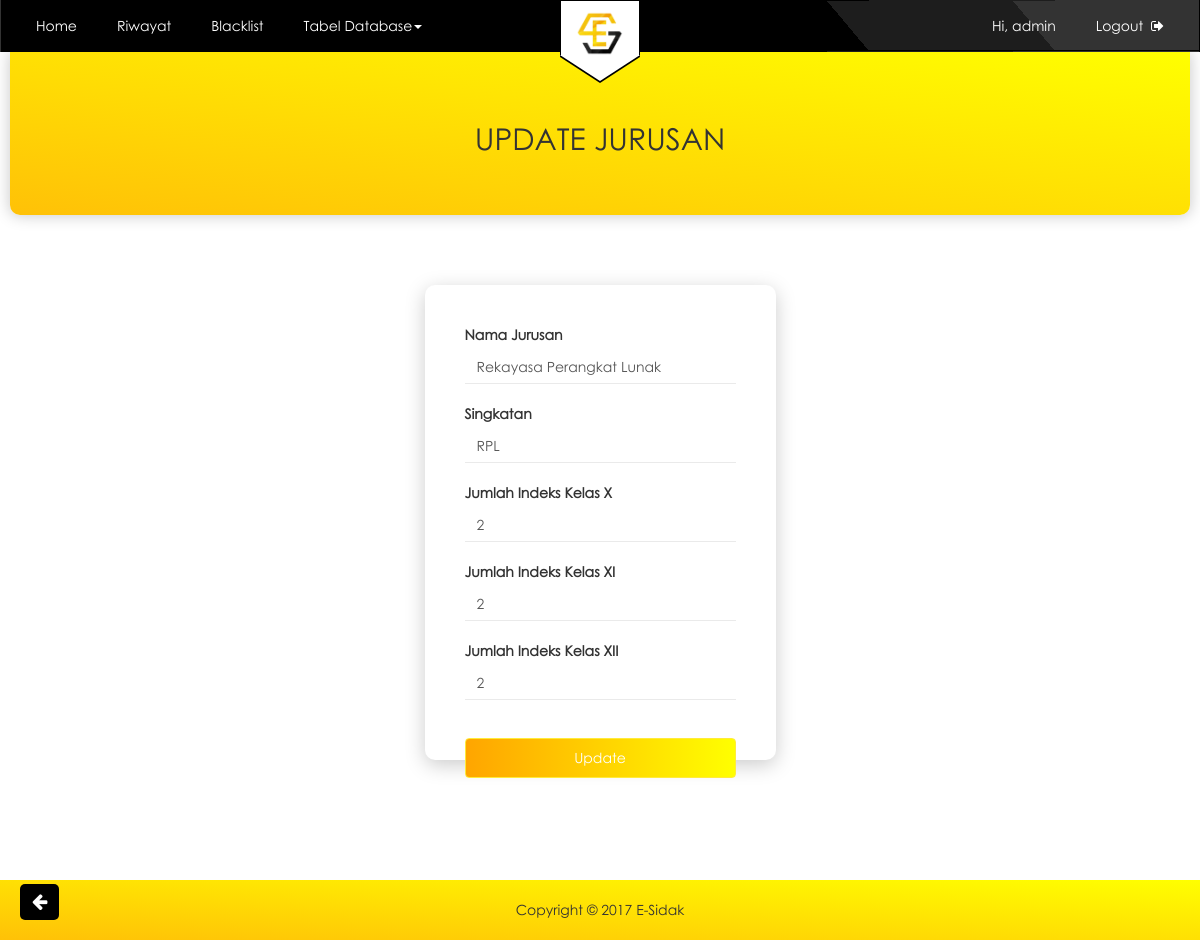
The app's page /admin/update_jurusan.php?id=1 (signed in) with its own data.
### tables this page shows
CREATE TABLE `user` (
  `id_user` int(12) NOT NULL,
  `nama` varchar(30) NOT NULL,
  `username` varchar(18) NOT NULL,
  `pass` varchar(225) NOT NULL,
  `level` varchar(7) NOT NULL
);

CREATE TABLE `jurusan` (
  `id_jurusan` int(11) NOT NULL,
  `nama_jurusan` varchar(100) NOT NULL,
  `singkatan` varchar(100) NOT NULL,
  `indeks_x` int(5) NOT NULL,
  `indeks_xi` int(5) NOT NULL,
  `indeks_xii` int(5) NOT NULL
);

### admin/update_jurusan.php (the view, shortened to what this page needs)
<!DOCTYPE html>
<?php
include "../config/koneksi.php";
if(@$_SESSION['admin'] || @$_SESSION['guru']|| @$_SESSION['osis']) {
?>
<?php
if(@$_SESSION['admin']) {
  $userlogin = @$_SESSION['admin'];
 } else if(@$_SESSION['guru']) {
  $userlogin = @$_SESSION['guru'];
 }else{
  $userlogin = @$_SESSION['osis'];
 }
 $sql = mysqli_query($con,"select * from user where username = '$userlogin'") or die (mysql_error());
 $data = mysqli_fetch_array($sql);
?>
<html>
    <head>
        <link rel="stylesheet" type="text/css" href="../css/bootstrap.min.css">
        <link rel="stylesheet" type="text/css" href="https://cdnjs.cloudflare.com/ajax/libs/font-awesome/4.7.0/css/font-awesome.min.css">
        <link rel="stylesheet" type="text/css" href="../css/style.css">
        <link rel="stylesheet" type="text/css" href="../css/admin.css">
    </head>
    <body>
<nav class="navbar navbar-default navbar-custom">
      <div class="navbar-header">
        <a class="navbar-brand" href="admin_home.php"><img src="../img/esidak2.png" alt=""></a>
      </div>
      <div class="navbar-collapse collapse">
        <ul class="nav navbar-nav navbar-left">
          <li><a href="admin_home.php">Home</a></li>
          <li><a href="riwayat_admin.php">Riwayat</a></li>
          <li><a href="blacklist_admin.php">Blacklist</a></li>
          <li class="dropdown">
            <a href="#" class="dropdown-toggle" data-toggle="dropdown" role="button" aria-haspopup="true" aria-expanded="false">Tabel Database<span class="caret"></span></a>
          </li>
        </ul>
        <ul class="nav navbar-nav navbar-right">
          <li><a href="#u">Hi, <?php echo $data['username']; ?></a></li>
          <li><a href="../config/logout.php">Logout &nbsp;<i class="fa fa-sign-out"></i></a></li>
        </ul>
      </div>
    </nav>
    <div class="container-fluid">
         <div class="jumbotron-list">
           <h2 class="text-center">UPDATE JURUSAN</h2>
       </div>
     </div>
 <?php
  include ("../config/koneksi.php");
  $id=$_GET['id'];
  $query=mysqli_query($con,"SELECT * FROM jurusan where id_jurusan='$id'");
  while($row=mysqli_fetch_array($query)){
  ?>
    <div class="container-fluid">
      <div class="col-md-12">
        <div class="form-content tambah">
          <form action="../config/update_jurusan.php?id=<?php echo $row['id_jurusan'];?>" method="post">
              <div class="form-group">
                <label>Nama Jurusan</label>
                <input type="text" class="form-control" name="nama_jurusan" value="<?php echo $row['nama_jurusan'];?>">
              </div>
              <div class="form-group">
                <label>Singkatan</label>
                <input type="text" class="form-control" name="singkatan" value="<?php echo $row['singkatan'];?>">
              </div>
              <div class="form-group">
                <label>Jumlah Indeks Kelas X</label>
                <input type="number" class="form-control" name="x" value="<?php echo $row['indeks_x'];?>">
              </div>
              <div class="form-group">
                <label>Jumlah Indeks Kelas XI</label>
                <input type="number" class="form-control" name="xi" value="<?php echo $row['indeks_xi'];?>">
              </div>
              <div class="form-group">
                <label>Jumlah Indeks Kelas XII</label>
                <input type="number" class="form-control" name="xii" value="<?php echo $row['indeks_xii'];?>">
              </div>
              <button type="submit" class="btn">Update</button>
          </form>
        </div>
        <a href="jurusan_admin.php" class="btn-back"><i class="fa fa-arrow-left"></i></a>
      </div>
    </div>
    <footer>
      <p>Copyright &copy; 2017 E-Sidak</p>
    </footer>
  </body>
</html>
<?php
}
?>
<?php
}
?>

### css/style.css (style rules this page uses)
html,body { font-family: century_gothic; }
.container-fluid { margin: 0; padding: 0 }
.form-content { min-height: 400px; margin: -165px auto; }
.form-content form { position: relative; background: #fff; padding: 40px 40px 0; margin: 0 auto; width: 30%; border-radius: 10px; box-shadow: 0px 5px 20px 0px #ccc; }
.form-content input.form-control { border-radius: 0; border: 0; border-bottom: 1px solid #eaeaea; box-shadow: rgba(0, 0, 0, 0.075) 0px 0px 0px inset; background-color: transparent; }
.form-content .form-group { margin-bottom: 20px; }
.form-content button.btn { background: linear-gradient(to right, orange, yellow); position: relative; color: #fff; bottom: -20px; width: 100%; height: 40px; border: 1px solid #FFEB3B; }
.navbar-custom { background: linear-gradient(50deg , #000 70%,#1d1d1d 0, #1d1d1d 85%, #333333 20%); border-radius: 0; border-color: transparent; margin-bottom: 0; }
.navbar-custom .navbar-nav li a, .navbar-custom-user .navbar-nav li a, .navbar-custom-user .navbar-nav li span { color: #fff; border-radius: 4px; display: block; margin: 10px 5px; padding: 5px 15px; }
.navbar-brand img { border: 1px solid black; background: #fff; margin: 0 auto; width: 80px; padding: 10px 15px 0px; border-top: 0; }
.navbar-brand { padding: 0; width: 100%; position: absolute; border-bottom: 1px solid #000; }
.navbar-default .navbar-collapse { border: 0; }
.navbar-brand::after { content:''; position:relative; top: -1.4px; border-style:solid; border-width: 26px 40px 0; border-color: #fff transparent; width:0; display:block; margin:0 auto; }
.navbar-brand::before { content:''; position:absolute; left:50%; top: 141%; border-style:solid; border-width: 26px 40px 0; border-color: #000 transparent; width:0; transform:translate(-50%, -50%); }
.navbar-right { margin-right: 0px; }
.form-group label { margin-right: 10px; }
.jumbotron-list { background: linear-gradient(to top right, #FFC107,yellow); margin-bottom: 50px; padding: 50px 15px; margin: 0 10px 30px; border-radius: 0 0 10px 10px; box-shadow: 0px 0px 15px 1px #ccc; }
footer { background: linear-gradient(to top right, #FFC107,yellow); padding: 20px; margin-top: 80px; text-align: center; }
footer p { margin: 0; }

### css/admin.css (style rules this page uses)
.form-content.tambah { margin: 40px 0; }
.form-content.tambah button.btn { bottom: -18px; }
.btn-back { position: fixed; left: 20px; bottom: 20px; background: #000; border: 0; color: #fff; padding: 5px 12px; font-size: 18px; border-radius: 5px; }

### records on screen
user: username "admin"
jurusan: nama_jurusan "Rekayasa Perangkat Lunak", singkatan "RPL", x "2", xi "2", xii "2"
